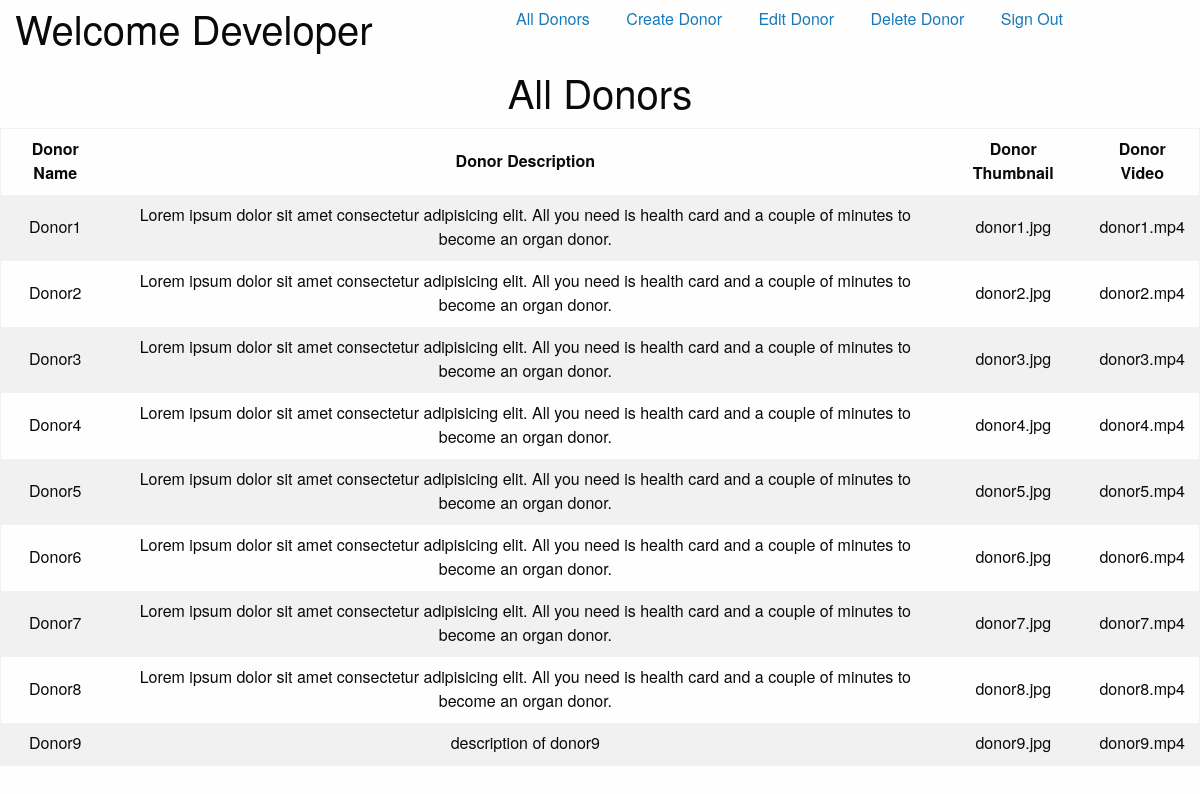
Page /admin/index.php (signed in) on the committed database.
### tables this page shows
CREATE TABLE IF NOT EXISTS `tbl_donors` (
  `donor_id` int(11) NOT NULL AUTO_INCREMENT,
  `donor_name` varchar(75) NOT NULL,
  `donor_desc` text NOT NULL,
  `donor_thumb` varchar(125) NOT NULL,
  `donor_video` varchar(125) NOT NULL,
  PRIMARY KEY (`donor_id`)
);

### admin/scripts/read.php (called while the page is built, shortened)
<?php
function getAll($tbl){
	include('connect.php');
	$queryAll = 'SELECT * FROM tbl_donors';
	$runAll = $pdo -> query($queryAll);
		if($runAll){
			return $runAll;
		}else{
			$error = 'There was a problem accessing this information';
			return $error;
		}
}

### admin/index.php (the view, shortened to what this page needs)
<?php
	$alldonors = getAll("tbl_donors");
?>
<!doctype html>
<html>
<head>
	<link rel="stylesheet" href="https://cdnjs.cloudflare.com/ajax/libs/foundation/6.5.1/css/foundation-float.css">
</head>
<body>
	<?php include('header.php'); ?>
	<h2 class="columns subHead small-12 text-center">All Donors</h2>
	<table class='row text-center'>
			<tr>
				<th>Donor Name</th>
				<th>Donor Description</th>
				<th>Donor Thumbnail</th>
				<th>Donor Video</th>
			</tr>
			<?php while($found_donor = $alldonors->fetch(PDO::FETCH_ASSOC)):?>
				<tr>
					<td><?php echo $found_donor['donor_name']?></td>
					<td><?php echo $found_donor['donor_desc']?></td>
					<td><?php echo $found_donor['donor_thumb']?></td>
					<td><?php echo $found_donor['donor_video']?></td>
				</tr>
		<?php endwhile;?>
	</table>
</body>
</html>

### admin/header.php
<section class="row">
	<h2 class="columns small-5">Welcome <?php echo $_SESSION['user_fname'];?></h2>
	<nav>
		<ul class="menu columns small-7 expended">
            <li><a href="index.php">All Donors</a></li>
			<li><a href="admin_createdonor.php">Create Donor</a></li>
			<li><a href="admin_editdonors.php">Edit Donor</a></li>
			<li><a href="admin_deletedonor.php">Delete Donor</a></li>
			<li><a href="scripts/caller.php?caller_id=logout">Sign Out</a></li>
		</ul>
	</nav>
    </section>

### rows in the picture
tbl_donors: donor_name "Donor1", donor_desc "Lorem ipsum dolor sit amet consectetur adipisicing elit. All you need is health card and a couple of minutes to become an organ donor.", donor_thumb "donor1.jpg", donor_video "donor1.mp4"
tbl_donors: donor_name "Donor2", donor_desc "Lorem ipsum dolor sit amet consectetur adipisicing elit. All you need is health card and a couple of minutes to become an organ donor.", donor_thumb "donor2.jpg", donor_video "donor2.mp4"
tbl_donors: donor_name "Donor3", donor_desc "Lorem ipsum dolor sit amet consectetur adipisicing elit. All you need is health card and a couple of minutes to become an organ donor.", donor_thumb "donor3.jpg", donor_video "donor3.mp4"
tbl_donors: donor_name "Donor4", donor_desc "Lorem ipsum dolor sit amet consectetur adipisicing elit. All you need is health card and a couple of minutes to become an organ donor.", donor_thumb "donor4.jpg", donor_video "donor4.mp4"
tbl_donors: donor_name "Donor5", donor_desc "Lorem ipsum dolor sit amet consectetur adipisicing elit. All you need is health card and a couple of minutes to become an organ donor.", donor_thumb "donor5.jpg", donor_video "donor5.mp4"
tbl_donors: donor_name "Donor6", donor_desc "Lorem ipsum dolor sit amet consectetur adipisicing elit. All you need is health card and a couple of minutes to become an organ donor.", donor_thumb "donor6.jpg", donor_video "donor6.mp4"
tbl_donors: donor_name "Donor7", donor_desc "Lorem ipsum dolor sit amet consectetur adipisicing elit. All you need is health card and a couple of minutes to become an organ donor.", donor_thumb "donor7.jpg", donor_video "donor7.mp4"
tbl_donors: donor_name "Donor8", donor_desc "Lorem ipsum dolor sit amet consectetur adipisicing elit. All you need is health card and a couple of minutes to become an organ donor.", donor_thumb "donor8.jpg", donor_video "donor8.mp4"
tbl_donors: donor_name "Donor9", donor_desc "description of donor9", donor_thumb "donor9.jpg", donor_video "donor9.mp4"

### other values in the picture
$_SESSION['user_fname'] "Developer"
